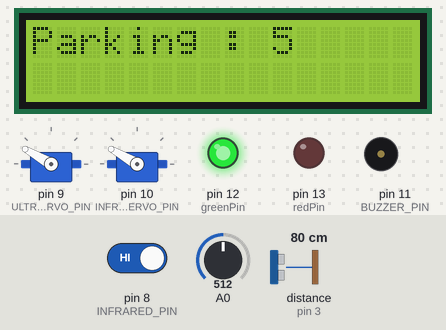
This sketch was run on a simulated Arduino Uno, built with avr-gcc and run on an emulated ATmega328P. Parts: 16×2 character LCD, 2 × servo, output pins drawn as LEDs (lit = HIGH), buzzer (waves = sounding). Wiring (inferred from the names in the program): ultrasonic range finder: trigger pin 2; echo pin 3. Inputs (shaded band) come from the test bench; at power-on: pin 8 (INFRARED_PIN) HIGH, distance to the obstacle (sensor on pin 3) 80 cm, A0 = 512. The echo pulse lasts 58.3 µs per cm; pins used as bus, display or sensor lines are not drawn; what the sketch prints to the serial monitor is not drawn.

Above: at 1.6 s.
1.7 s: pin 8 (INFRARED_PIN) driven LOW
At 3.8 s:
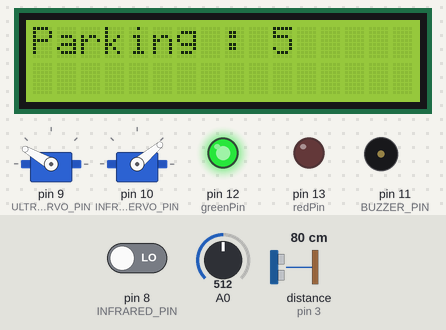
At 8.8 s:
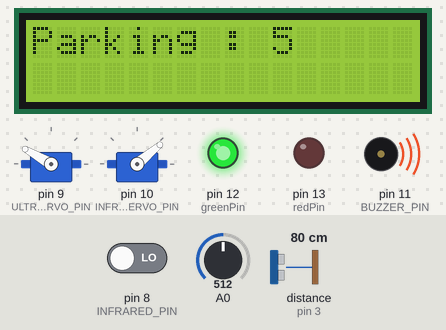
9.5 s: distance to the obstacle (sensor on pin 3) set to 13 cm
17.3 s: distance to the obstacle (sensor on pin 3) set to 10 cm
At 20.6 s:
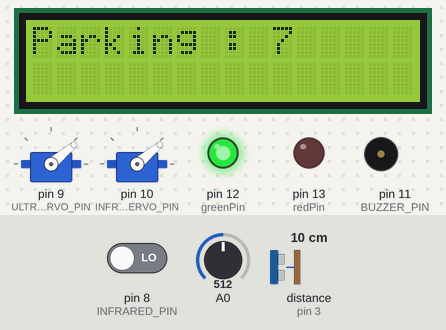
22.6 s: A0 set to 356
30.4 s: A0 set to 325
34.3 s: pin 8 (INFRARED_PIN) driven HIGH
At 72.1 s:
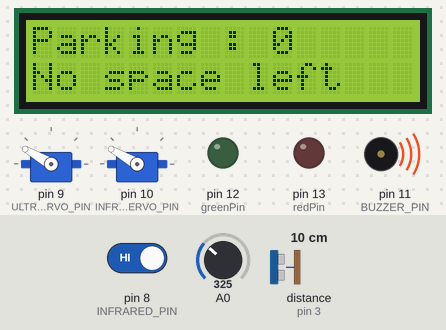
Timing chart, 0 to 72.7 s (numbered marks = the images above; inputs shaded):
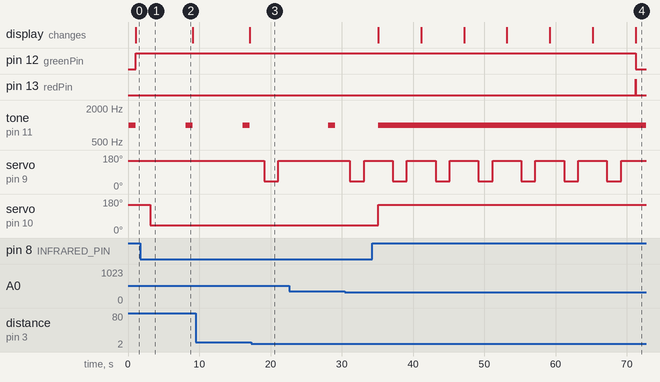

Measured:
- the behaviour switches between 12 and 11 cm on distance to the obstacle (sensor on pin 3) (found by bisection; images 2 and 3)
- after the input at 1.7 s, servo on pin 10 (INFRARED_SERVO_PIN): 150° → 40° after 1.4 s
- after the input at 17.3 s, servo on pin 9 (ULTRASONIC_SERVO_PIN): 150° → 40° after 1.8 s, → 150° 2.0 s later
- after the input at 34.3 s, pin 12 (greenPin): HIGH → LOW after 36.9 s; pin 13 (redPin): LOW → HIGH after 36.9 s, → LOW 0.01 s later

The sketch:

smart_parking_project.ino
```cpp
#include <Servo.h>
#include <Wire.h>
#include <LiquidCrystal_I2C.h>

#define TRIGGER_PIN 2
#define ECHO_PIN 3
#define ULTRASONIC_SERVO_PIN 9
#define INFRARED_PIN 8
#define INFRARED_SERVO_PIN 10
#define BUZZER_PIN 11
#define MAX_DISTANCE 100
#define MIN_DISTANCE 10

Servo ultrasonicServo;
Servo infraredServo;

const int flameSensorMin = 0;     // sensor minimum
const int flameSensorMax = 1024;  // sensor maximum

int parkingSpaceCount = 5;  // Initialize parking space count

// Initialize the LCD object with the I2C address 0x27, and 16 columns and 2 rows
LiquidCrystal_I2C lcd(0x27, 16, 2);

// Define pins for traffic lights
const int greenPin = 12;
const int redPin = 13;

void setup() {
  Serial.begin(115200);

  // Initialize the LCD
  lcd.begin();

  // Turn on the backlight
  lcd.backlight();

  // Clear the LCD screen
  // lcd.clear();

  // Ultrasonic sensor setup
  pinMode(TRIGGER_PIN, OUTPUT);
  pinMode(ECHO_PIN, INPUT);
  ultrasonicServo.attach(ULTRASONIC_SERVO_PIN);  // Attach the ultrasonic servo to its pin
  ultrasonicServo.write(150);                    // Set initial position to 150 degrees

  // Infrared sensor setup
  pinMode(INFRARED_PIN, INPUT);
  infraredServo.attach(INFRARED_SERVO_PIN);  // Attach the infrared servo to its pin
  infraredServo.write(150);                  // Set initial position to 150 degrees

  // Traffic lights setup
  pinMode(greenPin, OUTPUT);
  pinMode(redPin, OUTPUT);

  pinMode(BUZZER_PIN, OUTPUT);
}

void loop() {
  // Ultrasonic sensor
  ultrasonicSensorLoop();

  // Infrared sensor
  infraredSensorLoop();

  // read the sensor on analog A0:
  int flameSensorReading = analogRead(A0);
  // map the sensor range (four options):
  int range = map(flameSensorReading, flameSensorMin, flameSensorMax, 0, 3);
  Serial.println(flameSensorReading);
  // range value:
  switch (range) {
    case 0:  // A fire closer than 1.5 feet away.
      Serial.println("** Close  Fire **");
      tone(BUZZER_PIN, 1000);  // Set tone with frequency 1000 Hz
      break;
    case 1:  // A fire between 1-3 feet away.
      Serial.println("**  Distant Fire **");
      tone(BUZZER_PIN, 1000);  // Set tone with frequency 1000 Hz
      delay(1000);             // Play the tone for 1 second
      noTone(BUZZER_PIN);      // Turn off the tone
      break;
    case 2:  // No fire detected.
      Serial.println("No  Fire");
      noTone(BUZZER_PIN);
      break;
  }

  // Display parking space count
  Serial.println("Parking Spaces Available: ");
  Serial.println(parkingSpaceCount);

  lcd.setCursor(0, 0);
  lcd.print("Parking : ");
  lcd.print(parkingSpaceCount);

  // Update traffic lights based on parking space count
  updateTrafficLights();

  // Delay between reads
  delay(2000);
}

void ultrasonicSensorLoop() {
  long duration, distance;

  digitalWrite(TRIGGER_PIN, LOW);
  delayMicroseconds(2);
  digitalWrite(TRIGGER_PIN, HIGH);
  delayMicroseconds(10);
  digitalWrite(TRIGGER_PIN, LOW);
  duration = pulseIn(ECHO_PIN, HIGH);
  distance = duration * 0.034 / 2;
  Serial.print("Ultrasonic Distance: ");
  Serial.print(distance);
  Serial.println(" cm");

  // If an object is detected within 10cm, tilt the ultrasonic servo by 40 degrees
  if (distance <= MIN_DISTANCE && distance > 0 && parkingSpaceCount > 0) {
    tiltUltrasonicServo();
    delay(1000);
    // Decrement parking space count
    parkingSpaceCount--;
  }
}

void tiltUltrasonicServo() {
  // Tilt the ultrasonic servo motor 40 degrees
  ultrasonicServo.write(40);
  delay(2000);
  ultrasonicServo.write(150);
  delay(1000);
}

void infraredSensorLoop() {
  // Read the state of the infrared sensor
  int state = digitalRead(INFRARED_PIN);

  if (state == LOW && parkingSpaceCount < 30) {
    Serial.println("Infrared: The obstacle is present");
    tiltInfraredServo();  // Tilt the infrared servo by 40 degrees
    // Decrement parking space count
    parkingSpaceCount++;
  } else {
    Serial.println("Infrared: The obstacle is NOT present");
    infraredServo.write(150);  // Reset servo position to 150 degrees
  }

  // Check if parking spaces are full
  if (parkingSpaceCount <= 0) {
    Serial.println("No parking space left!");
    lcd.setCursor(0, 1);
    lcd.print("No space left  ");
    // Turn on red light
    digitalWrite(redPin, HIGH);
    digitalWrite(greenPin, LOW);
    // Stay the ultrasonic servo at position 150
    ultrasonicServo.write(150);
  } else {
    digitalWrite(redPin, LOW);
  }
}

void tiltInfraredServo() {
  infraredServo.write(40);  // Tilt the infrared servo by 40 degrees
  delay(5000);
}

void updateTrafficLights() {
  if (parkingSpaceCount > 0 && parkingSpaceCount <= 30) {
    // Turn on green light
    digitalWrite(greenPin, HIGH);
    digitalWrite(redPin, LOW);
  } else if (parkingSpaceCount >= 30) {
    // Turn on red light
    digitalWrite(greenPin, LOW);
    digitalWrite(redPin, HIGH);
  } else {
    // Turn off all lights
    digitalWrite(greenPin, LOW);
    digitalWrite(redPin, LOW);
  }
}
```
